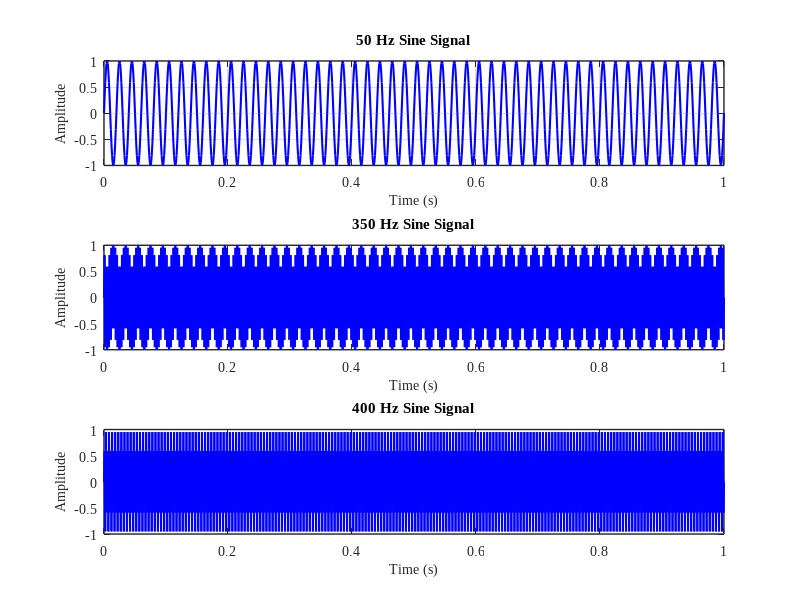
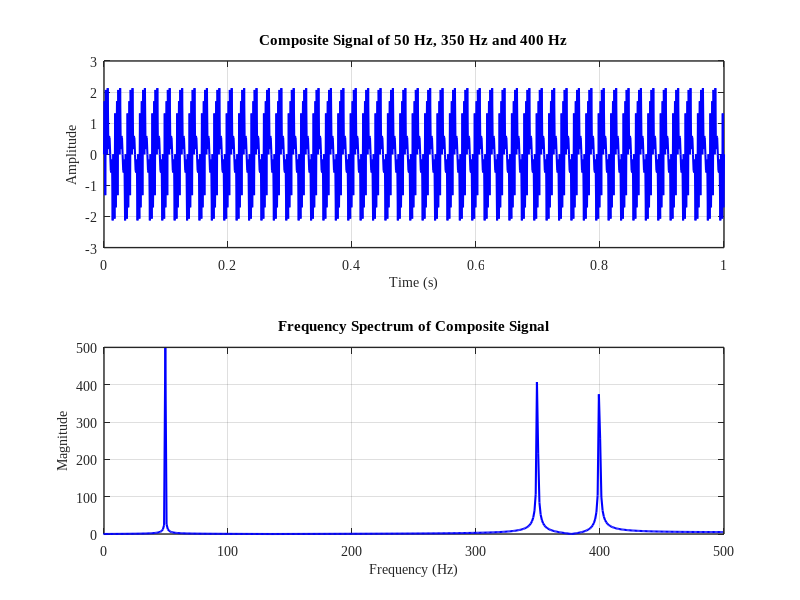
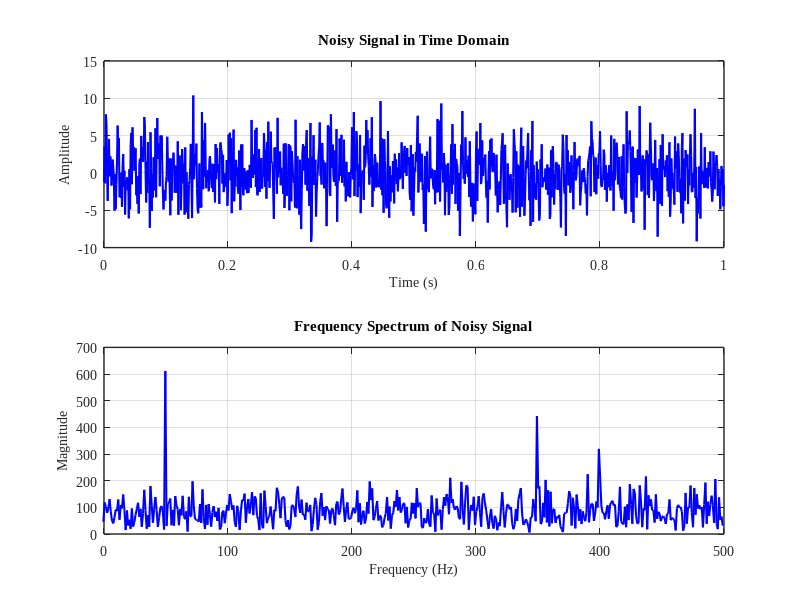

MATLAB code to generate these figures, in order: (Note: this script raises an error after producing the figures.)
%% 窗函数法 FIR 带通滤波器分离多频正弦信号 — 主仿真脚本
clc; clear; close all;
%% 参数设置
sampling_rate = 1000;
% 采样率（Hz）
dt = 1 / sampling_rate;
% 时间间隔（秒）
time = 0:dt:1;
% 时间向量（0 到 1 秒）
%% 生成三个不同频率的正弦信号
signal_1 = sin(2 * pi * 50 * time);
signal_2 = sin(2 * pi * 350 * time);
signal_3 = sin(2 * pi * 400 * time);
% 三个频率：50 Hz、350 Hz、400 Hz
%% 图 1：各频率分量时域波形
figure;
subplot(3, 1, 1);
plot(time, signal_1, 'b', 'LineWidth', 1.5);
title('50 Hz Sine Signal');
xlabel('Time (s)', 'FontName', 'Times New Roman', 'FontSize', 10);
ylabel('Amplitude', 'FontName', 'Times New Roman', 'FontSize', 10);
grid on; set(gca, 'box', 'on');
set(gca, 'FontName', 'Times New Roman', 'FontSize', 10); set(gca, 'LineWidth', 1);
subplot(3, 1, 2);
plot(time, signal_2, 'b', 'LineWidth', 1.5);
title('350 Hz Sine Signal');
xlabel('Time (s)', 'FontName', 'Times New Roman', 'FontSize', 10);
ylabel('Amplitude', 'FontName', 'Times New Roman', 'FontSize', 10);
grid on; set(gca, 'box', 'on');
set(gca, 'FontName', 'Times New Roman', 'FontSize', 10); set(gca, 'LineWidth', 1);
subplot(3, 1, 3);
plot(time, signal_3, 'b', 'LineWidth', 1.5);
title('400 Hz Sine Signal');
xlabel('Time (s)', 'FontName', 'Times New Roman', 'FontSize', 10);
ylabel('Amplitude', 'FontName', 'Times New Roman', 'FontSize', 10);
grid on; set(gca, 'box', 'on');
set(gca, 'FontName', 'Times New Roman', 'FontSize', 10); set(gca, 'LineWidth', 1);
set(gcf, 'Renderer', 'OpenGL');
print(gcf, 'fig1.jpg', '-djpeg', '-r600');
%% 合成信号及其频谱分析
h_t = signal_1 + signal_2 + signal_3;
% 合成三个正弦信号
H_omega = fftshift(fft(h_t));
% 傅里叶变换
N = length(h_t);
% 信号长度
frequency = (-N/2:N/2-1) * sampling_rate / N;
% 频率向量
%% 图 2：合成信号时域波形与幅频特性
figure;
subplot(2, 1, 1);
plot(time, h_t, 'b', 'LineWidth', 1.5);
title('Composite Signal of 50 Hz, 350 Hz and 400 Hz');
xlabel('Time (s)', 'FontName', 'Times New Roman', 'FontSize', 10);
ylabel('Amplitude', 'FontName', 'Times New Roman', 'FontSize', 10);
xlim([0, max(time)]);
grid on; set(gca, 'box', 'on');
set(gca, 'FontName', 'Times New Roman', 'FontSize', 10); set(gca, 'LineWidth', 1);
subplot(2, 1, 2);
plot(frequency, abs(H_omega), 'b', 'LineWidth', 1.5);
title('Frequency Spectrum of Composite Signal');
xlabel('Frequency (Hz)', 'FontName', 'Times New Roman', 'FontSize', 10);
ylabel('Magnitude', 'FontName', 'Times New Roman', 'FontSize', 10);
xlim([0, 500]);
grid on; set(gca, 'box', 'on');
set(gca, 'FontName', 'Times New Roman', 'FontSize', 10); set(gca, 'LineWidth', 1);
set(gcf, 'Renderer', 'OpenGL');
print(gcf, 'fig2.jpg', '-djpeg', '-r600');
%% 加噪处理
noise = 3 * randn(size(h_t));
% 高斯白噪声，幅度为 3
noisy_h_t = h_t + noise;
% 加噪后的信号
noisy_H_omega = fftshift(fft(noisy_h_t));
% 加噪信号傅里叶变换
%% 图 3：加噪信号时域波形与幅频特性
figure;
subplot(2, 1, 1);
plot(time, noisy_h_t, 'b', 'LineWidth', 1.5);
title('Noisy Signal in Time Domain');
xlabel('Time (s)', 'FontName', 'Times New Roman', 'FontSize', 10);
ylabel('Amplitude', 'FontName', 'Times New Roman', 'FontSize', 10);
xlim([0, max(time)]);
grid on; set(gca, 'box', 'on');
set(gca, 'FontName', 'Times New Roman', 'FontSize', 10); set(gca, 'LineWidth', 1);
subplot(2, 1, 2);
plot(frequency, abs(noisy_H_omega), 'b', 'LineWidth', 1.5);
title('Frequency Spectrum of Noisy Signal');
xlabel('Frequency (Hz)', 'FontName', 'Times New Roman', 'FontSize', 10);
ylabel('Magnitude', 'FontName', 'Times New Roman', 'FontSize', 10);
xlim([0, 500]);
grid on; set(gca, 'box', 'on');
set(gca, 'FontName', 'Times New Roman', 'FontSize', 10); set(gca, 'LineWidth', 1);
set(gcf, 'Renderer', 'OpenGL');
print(gcf, 'fig3.jpg', '-djpeg', '-r600');
%% 汉宁窗带通滤波器分离三个频率分量
% 滤出 50 Hz 信号
[freq_axis, mag_r_1_hann, phase_r_1_hann, f_signal_1_hann] = hannBandPassFilter(25, 75, sampling_rate, h_t);
% 滤出 350 Hz 信号
[~, mag_r_2_hann, phase_r_2_hann, f_signal_2_hann] = hannBandPassFilter(325, 375, sampling_rate, h_t);
% 滤出 400 Hz 信号
[~, mag_r_3_hann, phase_r_3_hann, f_signal_3_hann] = hannBandPassFilter(375, 425, sampling_rate, h_t);
%% 图 4：汉宁窗滤波 — 幅频与相频响应
figure;
subplot(3, 2, 1);
plot(freq_axis, 20 * log10(mag_r_1_hann), 'b', 'LineWidth', 1.5);
title('50 Hz Magnitude Response (Hann)');
xlabel('Frequency (Hz)', 'FontName', 'Times New Roman', 'FontSize', 10);
ylabel('Magnitude (dB)', 'FontName', 'Times New Roman', 'FontSize', 10);
grid on; set(gca, 'box', 'on');
set(gca, 'FontName', 'Times New Roman', 'FontSize', 10); set(gca, 'LineWidth', 1);
subplot(3, 2, 2);
plot(freq_axis, phase_r_1_hann, 'b', 'LineWidth', 1.5);
title('50 Hz Phase Response (Hann)');
xlabel('Frequency (Hz)', 'FontName', 'Times New Roman', 'FontSize', 10);
ylabel('Phase (rad)', 'FontName', 'Times New Roman', 'FontSize', 10);
grid on; set(gca, 'box', 'on');
set(gca, 'FontName', 'Times New Roman', 'FontSize', 10); set(gca, 'LineWidth', 1);
subplot(3, 2, 3);
plot(freq_axis, 20 * log10(mag_r_2_hann), 'b', 'LineWidth', 1.5);
title('350 Hz Magnitude Response (Hann)');
xlabel('Frequency (Hz)', 'FontName', 'Times New Roman', 'FontSize', 10);
ylabel('Magnitude (dB)', 'FontName', 'Times New Roman', 'FontSize', 10);
grid on; set(gca, 'box', 'on');
set(gca, 'FontName', 'Times New Roman', 'FontSize', 10); set(gca, 'LineWidth', 1);
subplot(3, 2, 4);
plot(freq_axis, phase_r_2_hann, 'b', 'LineWidth', 1.5);
title('350 Hz Phase Response (Hann)');
xlabel('Frequency (Hz)', 'FontName', 'Times New Roman', 'FontSize', 10);
ylabel('Phase (rad)', 'FontName', 'Times New Roman', 'FontSize', 10);
grid on; set(gca, 'box', 'on');
set(gca, 'FontName', 'Times New Roman', 'FontSize', 10); set(gca, 'LineWidth', 1);
subplot(3, 2, 5);
plot(freq_axis, 20 * log10(mag_r_3_hann), 'b', 'LineWidth', 1.5);
title('400 Hz Magnitude Response (Hann)');
xlabel('Frequency (Hz)', 'FontName', 'Times New Roman', 'FontSize', 10);
ylabel('Magnitude (dB)', 'FontName', 'Times New Roman', 'FontSize', 10);
grid on; set(gca, 'box', 'on');
set(gca, 'FontName', 'Times New Roman', 'FontSize', 10); set(gca, 'LineWidth', 1);
subplot(3, 2, 6);
plot(freq_axis, phase_r_3_hann, 'b', 'LineWidth', 1.5);
title('400 Hz Phase Response (Hann)');
xlabel('Frequency (Hz)', 'FontName', 'Times New Roman', 'FontSize', 10);
ylabel('Phase (rad)', 'FontName', 'Times New Roman', 'FontSize', 10);
grid on; set(gca, 'box', 'on');
set(gca, 'FontName', 'Times New Roman', 'FontSize', 10); set(gca, 'LineWidth', 1);
set(gcf, 'Renderer', 'OpenGL');
print(gcf, 'fig4.jpg', '-djpeg', '-r600');
%% 图 5：汉宁窗滤波 — 分离后的时域波形
figure;
subplot(3, 1, 1);
plot(time, f_signal_1_hann, 'b', 'LineWidth', 1.5);
title('Filtered 50 Hz Signal (Hann)');
xlabel('Time (s)', 'FontName', 'Times New Roman', 'FontSize', 10);
ylabel('Amplitude', 'FontName', 'Times New Roman', 'FontSize', 10);
xlim([0, max(time)]);
grid on; set(gca, 'box', 'on');
set(gca, 'FontName', 'Times New Roman', 'FontSize', 10); set(gca, 'LineWidth', 1);
subplot(3, 1, 2);
plot(time, f_signal_2_hann, 'b', 'LineWidth', 1.5);
title('Filtered 350 Hz Signal (Hann)');
xlabel('Time (s)', 'FontName', 'Times New Roman', 'FontSize', 10);
ylabel('Amplitude', 'FontName', 'Times New Roman', 'FontSize', 10);
xlim([0, max(time)]);
grid on; set(gca, 'box', 'on');
set(gca, 'FontName', 'Times New Roman', 'FontSize', 10); set(gca, 'LineWidth', 1);
subplot(3, 1, 3);
plot(time, f_signal_3_hann, 'b', 'LineWidth', 1.5);
title('Filtered 400 Hz Signal (Hann)');
xlabel('Time (s)', 'FontName', 'Times New Roman', 'FontSize', 10);
ylabel('Amplitude', 'FontName', 'Times New Roman', 'FontSize', 10);
xlim([0, max(time)]);
grid on; set(gca, 'box', 'on');
set(gca, 'FontName', 'Times New Roman', 'FontSize', 10); set(gca, 'LineWidth', 1);
set(gcf, 'Renderer', 'OpenGL');
print(gcf, 'fig5.jpg', '-djpeg', '-r600');
%% 矩形窗带通滤波器分离三个频率分量
% 滤出 50 Hz 信号
[freq_axis, mag_r_1_rect, phase_r_1_rect, f_signal_1_rect] = rectwinBandPassFilter(25, 75, sampling_rate, h_t);
% 滤出 350 Hz 信号
[~, mag_r_2_rect, phase_r_2_rect, f_signal_2_rect] = rectwinBandPassFilter(325, 375, sampling_rate, h_t);
% 滤出 400 Hz 信号
[~, mag_r_3_rect, phase_r_3_rect, f_signal_3_rect] = rectwinBandPassFilter(375, 425, sampling_rate, h_t);
%% 图 6：矩形窗滤波 — 幅频与相频响应
figure;
subplot(3, 2, 1);
plot(freq_axis, 20 * log10(mag_r_1_rect), 'b', 'LineWidth', 1.5);
title('50 Hz Magnitude Response (Rectwin)');
xlabel('Frequency (Hz)', 'FontName', 'Times New Roman', 'FontSize', 10);
ylabel('Magnitude (dB)', 'FontName', 'Times New Roman', 'FontSize', 10);
grid on; set(gca, 'box', 'on');
set(gca, 'FontName', 'Times New Roman', 'FontSize', 10); set(gca, 'LineWidth', 1);
subplot(3, 2, 2);
plot(freq_axis, phase_r_1_rect, 'b', 'LineWidth', 1.5);
title('50 Hz Phase Response (Rectwin)');
xlabel('Frequency (Hz)', 'FontName', 'Times New Roman', 'FontSize', 10);
ylabel('Phase (rad)', 'FontName', 'Times New Roman', 'FontSize', 10);
grid on; set(gca, 'box', 'on');
set(gca, 'FontName', 'Times New Roman', 'FontSize', 10); set(gca, 'LineWidth', 1);
subplot(3, 2, 3);
plot(freq_axis, 20 * log10(mag_r_2_rect), 'b', 'LineWidth', 1.5);
title('350 Hz Magnitude Response (Rectwin)');
xlabel('Frequency (Hz)', 'FontName', 'Times New Roman', 'FontSize', 10);
ylabel('Magnitude (dB)', 'FontName', 'Times New Roman', 'FontSize', 10);
grid on; set(gca, 'box', 'on');
set(gca, 'FontName', 'Times New Roman', 'FontSize', 10); set(gca, 'LineWidth', 1);
subplot(3, 2, 4);
plot(freq_axis, phase_r_2_rect, 'b', 'LineWidth', 1.5);
title('350 Hz Phase Response (Rectwin)');
xlabel('Frequency (Hz)', 'FontName', 'Times New Roman', 'FontSize', 10);
ylabel('Phase (rad)', 'FontName', 'Times New Roman', 'FontSize', 10);
grid on; set(gca, 'box', 'on');
set(gca, 'FontName', 'Times New Roman', 'FontSize', 10); set(gca, 'LineWidth', 1);
subplot(3, 2, 5);
plot(freq_axis, 20 * log10(mag_r_3_rect), 'b', 'LineWidth', 1.5);
title('400 Hz Magnitude Response (Rectwin)');
xlabel('Frequency (Hz)', 'FontName', 'Times New Roman', 'FontSize', 10);
ylabel('Magnitude (dB)', 'FontName', 'Times New Roman', 'FontSize', 10);
grid on; set(gca, 'box', 'on');
set(gca, 'FontName', 'Times New Roman', 'FontSize', 10); set(gca, 'LineWidth', 1);
subplot(3, 2, 6);
plot(freq_axis, phase_r_3_rect, 'b', 'LineWidth', 1.5);
title('400 Hz Phase Response (Rectwin)');
xlabel('Frequency (Hz)', 'FontName', 'Times New Roman', 'FontSize', 10);
ylabel('Phase (rad)', 'FontName', 'Times New Roman', 'FontSize', 10);
grid on; set(gca, 'box', 'on');
set(gca, 'FontName', 'Times New Roman', 'FontSize', 10); set(gca, 'LineWidth', 1);
set(gcf, 'Renderer', 'OpenGL');
print(gcf, 'fig6.jpg', '-djpeg', '-r600');
%% 图 7：矩形窗滤波 — 分离后的时域波形
figure;
subplot(3, 1, 1);
plot(time, f_signal_1_rect, 'b', 'LineWidth', 1.5);
title('Filtered 50 Hz Signal (Rectwin)');
xlabel('Time (s)', 'FontName', 'Times New Roman', 'FontSize', 10);
ylabel('Amplitude', 'FontName', 'Times New Roman', 'FontSize', 10);
xlim([0, max(time)]);
grid on; set(gca, 'box', 'on');
set(gca, 'FontName', 'Times New Roman', 'FontSize', 10); set(gca, 'LineWidth', 1);
subplot(3, 1, 2);
plot(time, f_signal_2_rect, 'b', 'LineWidth', 1.5);
title('Filtered 350 Hz Signal (Rectwin)');
xlabel('Time (s)', 'FontName', 'Times New Roman', 'FontSize', 10);
ylabel('Amplitude', 'FontName', 'Times New Roman', 'FontSize', 10);
xlim([0, max(time)]);
grid on; set(gca, 'box', 'on');
set(gca, 'FontName', 'Times New Roman', 'FontSize', 10); set(gca, 'LineWidth', 1);
subplot(3, 1, 3);
plot(time, f_signal_3_rect, 'b', 'LineWidth', 1.5);
title('Filtered 400 Hz Signal (Rectwin)');
xlabel('Time (s)', 'FontName', 'Times New Roman', 'FontSize', 10);
ylabel('Amplitude', 'FontName', 'Times New Roman', 'FontSize', 10);
xlim([0, max(time)]);
grid on; set(gca, 'box', 'on');
set(gca, 'FontName', 'Times New Roman', 'FontSize', 10); set(gca, 'LineWidth', 1);
set(gcf, 'Renderer', 'OpenGL');
print(gcf, 'fig7.jpg', '-djpeg', '-r600');
disp('所有滤波器处理完成');
